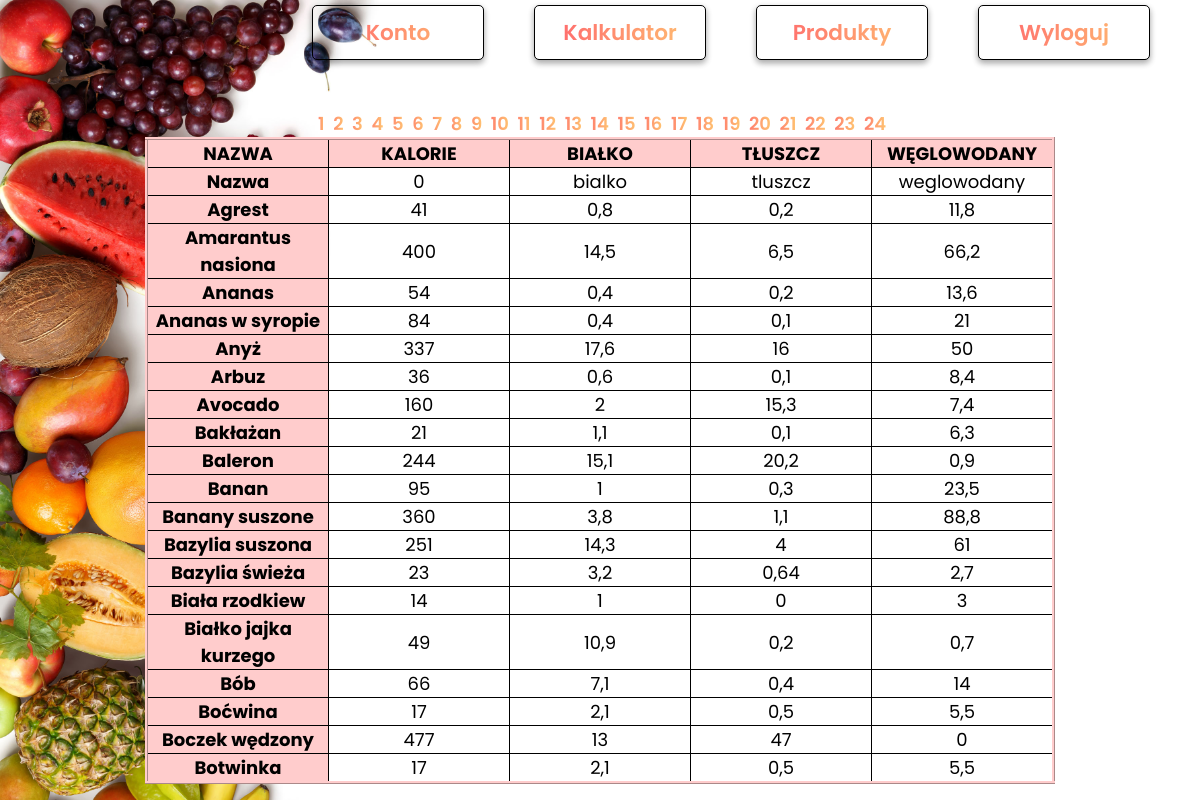
Screenshot of /produkty.php (signed in) with the database file from the repository.
### tables this page shows
CREATE TABLE `data` (
  `Nazwa` varchar(69) DEFAULT NULL,
  `kalorie` int(7) DEFAULT NULL,
  `bialko` varchar(6) DEFAULT NULL,
  `tluszcz` varchar(7) DEFAULT NULL,
  `weglowodany` varchar(11) DEFAULT NULL
);

### produkty.php (the view, shortened to what this page needs)
<!doctype html>
<html>
<head>
	<link rel="stylesheet" href="style.css">
</head>
<body>
	<div id="top">
		<header class="NAGLOWEK">
			<nav id="MENU">
				<ul>
        <li><a href="logout.php">Wyloguj</a></li>
				<li><a href="wysz_uzyt.php">Produkty</a></li>
					<li><a href="kalkulator.php">Kalkulator</a></li>
					<li><a href="paneluzytkownika.php">Konto</a></li>
				</ul>
			</nav>
		</header>
		<article>
    <table class="table">
        <tr>
          <td class="kolumna">NAZWA</td>
          <td  class="kolumna">KALORIE</td>
          <td  class="kolumna">BIAŁKO</td>
          <td class="kolumna">TŁUSZCZ</td>
          <td  class="kolumna">WĘGLOWODANY</td>
         </tr>
    <?php
		if($_SESSION["login"]) {
            $connect = mysqli_connect('localhost','root','');
            mysqli_select_db($connect, 'produkty');
            $results_per_page = 20;
            $sql="SELECT * FROM `data`";
            $result = mysqli_query($connect, $sql);
            $number_of_results = mysqli_num_rows($result);
            $number_of_pages = ceil($number_of_results/$results_per_page);
            if (!isset($_GET['page'])) {
                $page = 1;
              } else {
                $page = $_GET['page'];
              }
            $this_page_first_result = ($page-1)*$results_per_page;
            $sql='SELECT * FROM data LIMIT ' . $this_page_first_result . ',' .  $results_per_page;
            $result = mysqli_query($connect, $sql);
            while($row = mysqli_fetch_array($result)) {?>
              <tr>
              <td class="kolumna"><?php echo $row['Nazwa'];?></td>
              <td><?php echo $row['kalorie'];?></td>
                  <td><?php echo $row['bialko'];?></td>
                  <td><?php echo $row['tluszcz'];?></td>
                  <td><?php echo $row['weglowodany'];?></td>
              </tr>
              <?php
              }
              for ($page=1;$page<=$number_of_pages;$page++) {
                echo '<a href="produkty.php?page=' . $page . '"> &nbsp' . $page . '</a> ';
              }
            ?>
              </table>
		</article>
    <?php
		}else
		{
			header('Location: logowanie.php');
		};
?>
	</div>
</body>
</html>

### style.css (style rules this page uses)
* { font-family: 'Poppins', sans-serif; padding: 0; margin: 0; }
body { font-size:18px; background: url("healt.jpg"); background-size: cover; }
ul { padding-top: 5px; float: right; width: 100%; list-style: none; }
li a { display: block; float: right; text-align: center; font-size: 1.2em; width: 140px; text-decoration: none; color: black; background-color: white; padding: 10px 15px; margin: 0px 50px 50px 0px; border: 1.4px solid black; border-radius: 3px; -moz-border-radius: 5px; -webkit-border-radius: 5px; box-shadow: 0 3px 6px rgba(0, 0, 0, 0.16), 0 3px 6px rgba(0, 0, 0, 0.23); }
article { height: 80vh; text-align: center; }
header { background-color: #eee; }
a { text-decoration: none; font-weight: 600; background: linear-gradient(to right, #FF5F6D 0%, #FFC371 99%, #FFC371 100%); -webkit-text-fill-color: transparent; -webkit-background-clip: text; }
.table { border: 1px solid black; border-collapse: collapse; text-align: center; margin: auto; border: 1mm ridge #FFCCCC; }
.table td { border: 1px solid black; width: 10em; }
.kolumna { background-color:#FFCCCC; font-weight: bold; }

### rows the page displays
data: Nazwa "Nazwa", kalorie "0", bialko "bialko", tluszcz "tluszcz", weglowodany "weglowodany"
data: Nazwa "Agrest", kalorie "41", bialko "0,8", tluszcz "0,2", weglowodany "11,8"
data: Nazwa "Amarantus nasiona", kalorie "400", bialko "14,5", tluszcz "6,5", weglowodany "66,2"
data: Nazwa "Ananas", kalorie "54", bialko "0,4", tluszcz "0,2", weglowodany "13,6"
data: Nazwa "Ananas w syropie", kalorie "84", bialko "0,4", tluszcz "0,1", weglowodany "21"
data: Nazwa "Anyż", kalorie "337", bialko "17,6", tluszcz "16", weglowodany "50"
data: Nazwa "Arbuz", kalorie "36", bialko "0,6", tluszcz "0,1", weglowodany "8,4"
data: Nazwa "Avocado", kalorie "160", bialko "2", tluszcz "15,3", weglowodany "7,4"
data: Nazwa "Bakłażan", kalorie "21", bialko "1,1", tluszcz "0,1", weglowodany "6,3"
data: Nazwa "Baleron", kalorie "244", bialko "15,1", tluszcz "20,2", weglowodany "0,9"
data: Nazwa "Banan", kalorie "95", bialko "1", tluszcz "0,3", weglowodany "23,5"
data: Nazwa "Banany suszone", kalorie "360", bialko "3,8", tluszcz "1,1", weglowodany "88,8"
data: Nazwa "Bazylia suszona", kalorie "251", bialko "14,3", tluszcz "4", weglowodany "61"
data: Nazwa "Bazylia świeża", kalorie "23", bialko "3,2", tluszcz "0,64", weglowodany "2,7"
data: Nazwa "Biała rzodkiew", kalorie "14", bialko "1", tluszcz "0", weglowodany "3"
data: Nazwa "Białko jajka kurzego", kalorie "49", bialko "10,9", tluszcz "0,2", weglowodany "0,7"
data: Nazwa "Bób", kalorie "66", bialko "7,1", tluszcz "0,4", weglowodany "14"
data: Nazwa "Boćwina", kalorie "17", bialko "2,1", tluszcz "0,5", weglowodany "5,5"
data: Nazwa "Boczek wędzony", kalorie "477", bialko "13", tluszcz "47", weglowodany "0"
data: Nazwa "Botwinka", kalorie "17", bialko "2,1", tluszcz "0,5", weglowodany "5,5"
